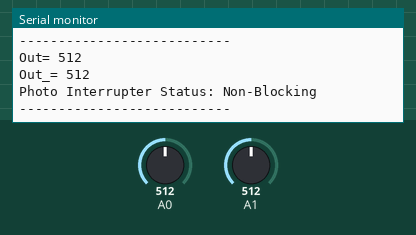
Bench run of a sketch on a simulated Arduino Uno, built with avr-gcc and run on an emulated ATmega328P. Shown: the last lines printed to the serial monitor. The inputs (shaded band) are chosen by the test bench; at power-on: A0 = 512, A1 = 512.

Above: at 1.8 s.
1.9 s: A0 set to 1023
At 2.7 s:
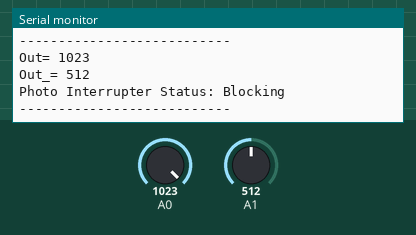
4.5 s: A1 set to 716
At 5.8 s:
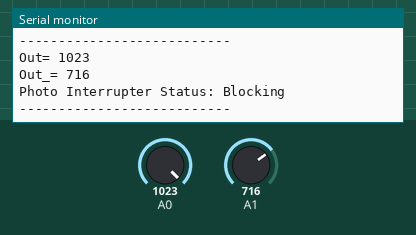
6.0 s: A0 set to 900
At 6.8 s:
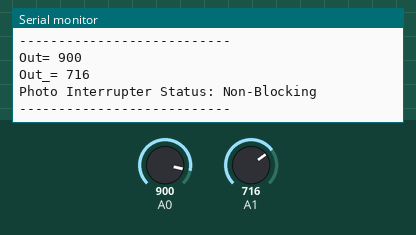
7.5 s: A1 set to 900
At 9.0 s:
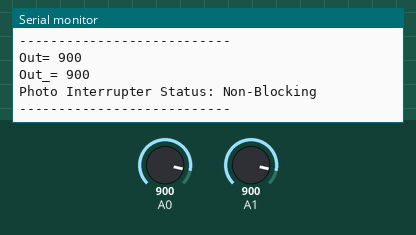
Timing chart, 0 to 10.0 s (numbered marks = the images above; inputs shaded):
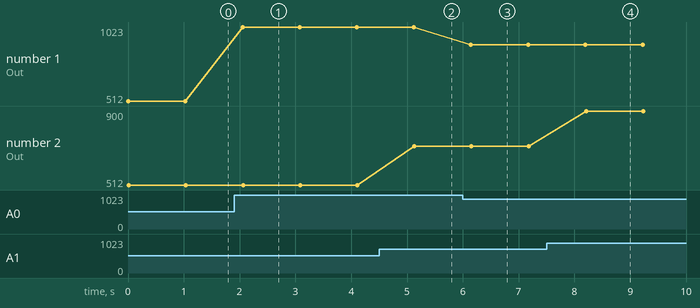

The sketch:

ngt_photo_interrupter.ino
```cpp
// Faya-Nugget Sample Code
// Date: 2015/1/26
// Module Name: Photo Interrupter
// Module Number: #ngt-ss-photointr-1A
// Description: Detect the status of Photo Interrupter and show the results in serial monitor

// Wiring: Module Pin ==> Arduino Pin
//               Out  ==> A0
//               Out_ ==> A1

void setup()
{
  Serial.begin(9600);            //setup uart baud rate
}

void loop()
{
  int Out;
  int Out_;

  Out=analogRead(A0);
  Out_=analogRead(A1);

  Serial.print("Out= ");
  Serial.println(Out);           //Show photo interrupter module out pin value

  Serial.print("Out_= ");
  Serial.println(Out_);          //Show photo interrupter module out_ pin value

  if(Out==1023)                 //Out analog value == 1023 is on
    Serial.println("Photo Interrupter Status: Blocking");
    else
    Serial.println("Photo Interrupter Status: Non-Blocking");

  Serial.println("---------------------------");
  delay(1000);

}
```

Measured:
- after the input at 1.9 s, the serial monitor: prints a new line after 0.15 s (image 1)
- after the input at 4.5 s, the serial monitor: prints a new line after 0.63 s (image 2)
- after the input at 6.0 s, the serial monitor: prints a new line after 0.15 s (image 3)
- after the input at 7.5 s, the serial monitor: prints a new line after 0.71 s (image 4)
- plotted number 1: 512 → 1023 after the input at 1.9 s, 1023 → 900 after the input at 6.0 s
- plotted number 2: 512 → 716 after the input at 4.5 s
